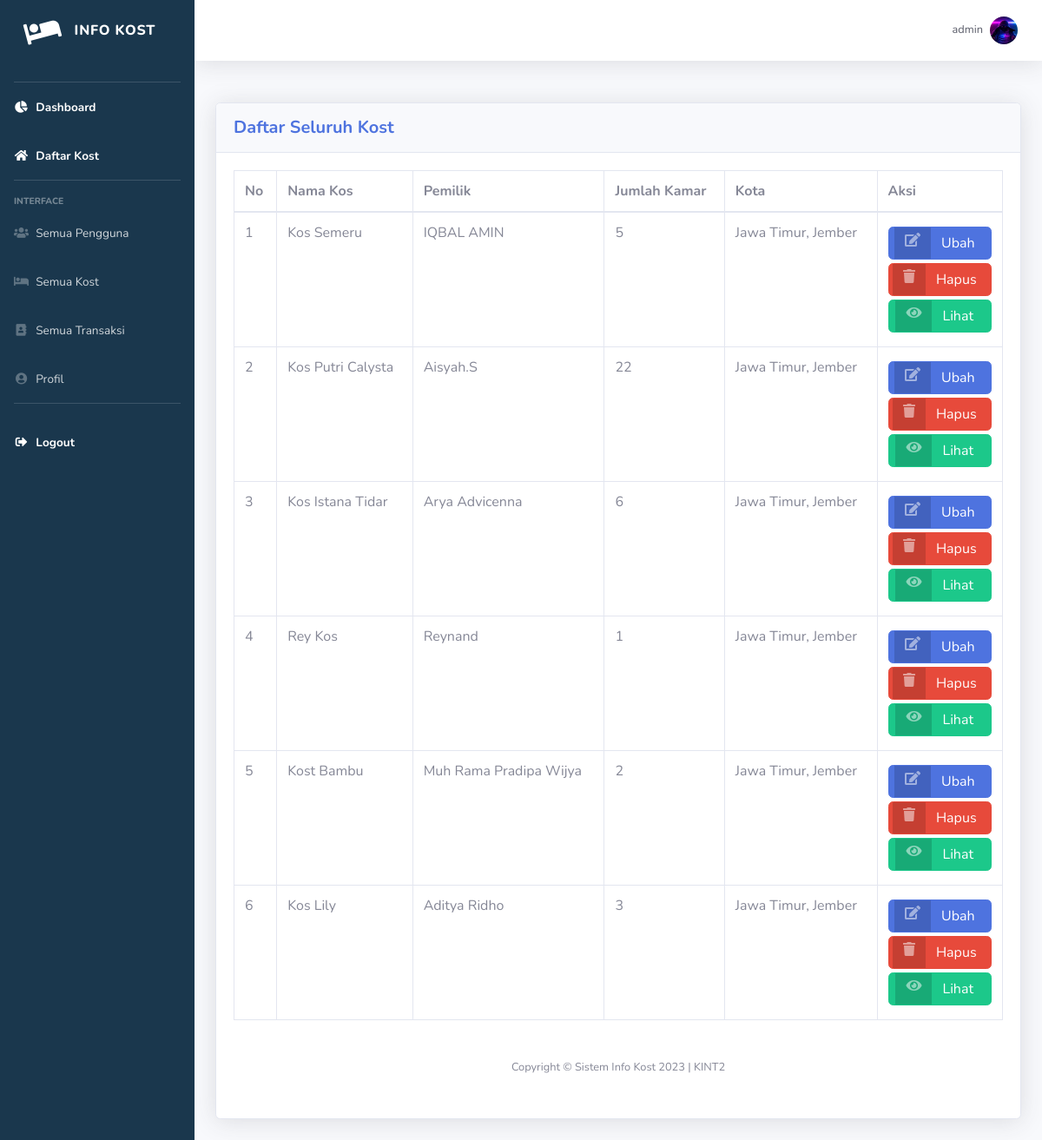
Page /kost/kost_manage.php (signed in) on the earlier database version.
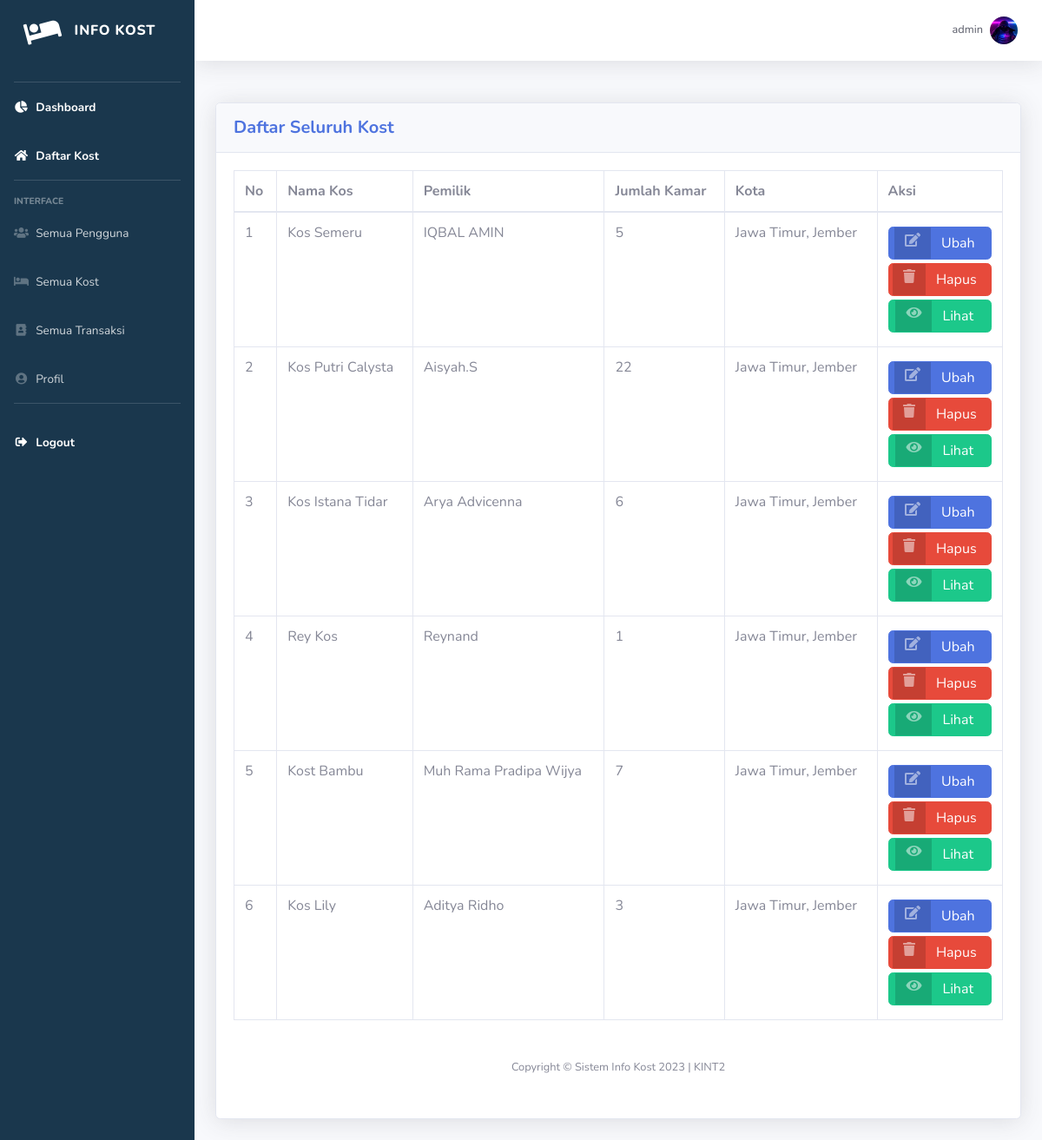
Same page on the later database version.
### tables this page shows
CREATE TABLE `kost` (
  `id_kost` int(11) NOT NULL,
  `nama_kost` varchar(255) NOT NULL,
  `tipe_kost` varchar(255) NOT NULL,
  `jenis_kost` varchar(255) NOT NULL,
  `jumlah_kamar` int(11) NOT NULL,
  `tanggal_tagih` date NOT NULL,
  `nama_pemilik` text NOT NULL,
  `nama_bank` text NOT NULL,
  `no_rekening` int(11) NOT NULL,
  `foto_bangunan_utama` varchar(255) NOT NULL,
  `foto_kamar` varchar(255) NOT NULL,
  `foto_kamar_mandi` varchar(255) NOT NULL,
  `foto_interior` varchar(255) NOT NULL,
  `provinsi` varchar(25) NOT NULL,
  `kota` varchar(25) NOT NULL,
  `kecamatan` varchar(25) NOT NULL,
  `kelurahan` varchar(25) NOT NULL,
  `alamat` varchar(255) NOT NULL,
  `harga_sewa` int(11) NOT NULL,
  `kontak` varchar(255) NOT NULL,
  `deskripsi` text NOT NULL,
  `id_pemilik` int(11) NOT NULL,
  `fasilitas_kost` text NOT NULL
);

CREATE TABLE `user` (
  `id` int(11) NOT NULL,
  `nama_lengkap` varchar(255) NOT NULL,
  `email` varchar(255) NOT NULL,
  `username` varchar(255) NOT NULL,
  `password` varchar(255) NOT NULL,
  `no_hp` varchar(255) NOT NULL,
  `foto_ktp` varchar(255) NOT NULL,
  `foto_profil` text NOT NULL,
  `roles` int(11) NOT NULL,
  `id_kost_saya` int(11) NOT NULL
);

### kost/kost_manage.php (the view, shortened to what this page needs)
<?php
include('includes/header.php');
$data = mysqli_query($koneksi, "SELECT * FROM kost INNER JOIN user WHERE kost.id_pemilik=user.id");
?>
<div class="container-fluid">
    <div class="card shadow mb-4">
    <div class="card-header py-3">
        <h5 class="m-0 font-weight-bold text-primary">Daftar Seluruh Kost</h5>
    </div>
    <div class="card-body">
        <div class="table-responsive">
        <table class="table table-bordered" id="dataTable" width="100%" cellspacing="0">
            <thead>
            <tr>
                <th>No</th>
                <th>Nama Kos</th>
                <th>Pemilik</th>
                <th>Jumlah Kamar</th>
                <th>Kota</th>
                <th>Aksi</th>
            </tr>
            </thead>
        <tbody>
            <?php
            $n = 0;
            while ($d = mysqli_fetch_array($data)) {
                $n++;
            ?>
                <tr class="">
                    <td><?php echo $n ?></td>
                    <td><?php echo $d['nama_kost'] ?></td>
                    <td><?php echo $d['nama_lengkap'] ?></td>
                    <td><?php echo $d['jumlah_kamar'] ?></td>
                    <td><?php echo $d['provinsi'] . ", " . $d['kota'] ?></td>
                    <td>
                    <div class="my-1">
                        <a href="properti_edit_admin.php?id_kost=<?php echo $d['id_kost'] ?>" class="btn btn-primary btn-icon-split">
                        <span class="icon text-white-50">
                            <i class="fas fa-edit"></i>
                        </span>
                        <span class="text">Ubah</span>
                        </a>
                    </div>
                    <div class="my-1">
                        <button onclick="konfirmasiHapus(<?php echo $d['id_kost'] ?>)" class="btn btn-danger btn-icon-split">
                        <span class="icon text-white-50">
                            <i class="fas fa-trash"></i>
                        </span>
                        <span class="text">Hapus</span>
                        </button>
                    </div>
                    <div class="my-1">
                        <a href="detail_properti.php?id_kost=<?php echo $d['id_kost'] ?>" class="btn btn-success btn-icon-split">
                        <span class="icon text-white-50">
                            <i class="fas fa-eye"></i>
                        </span>
                        <span class="text">Lihat</span>
                        </a>
                    </div>
                    </td>
                </tr>
            <?php } ?>
        </tbody>
    </table>
</div>
<?php
include('includes/footer.php');
?>

Differences in the rows shown:
changed kost "Kost Bambu": jumlah_kamar "2" → "7"
